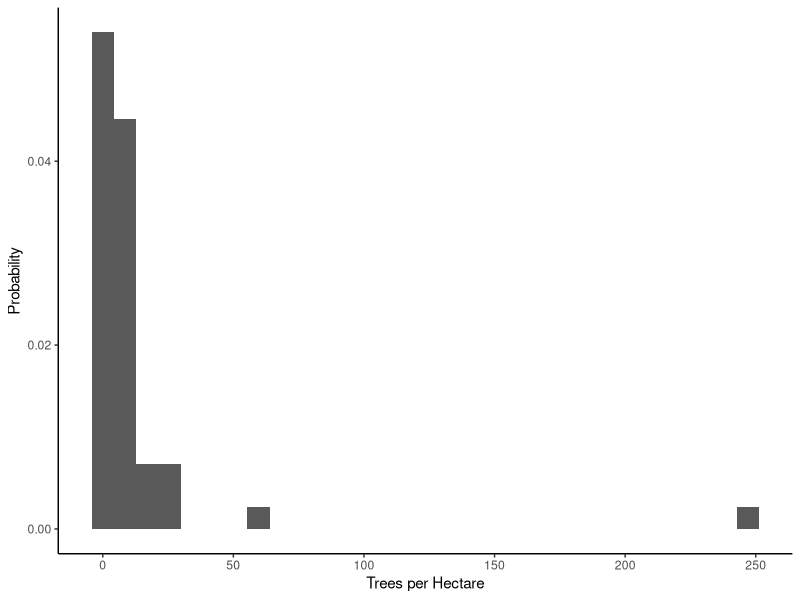
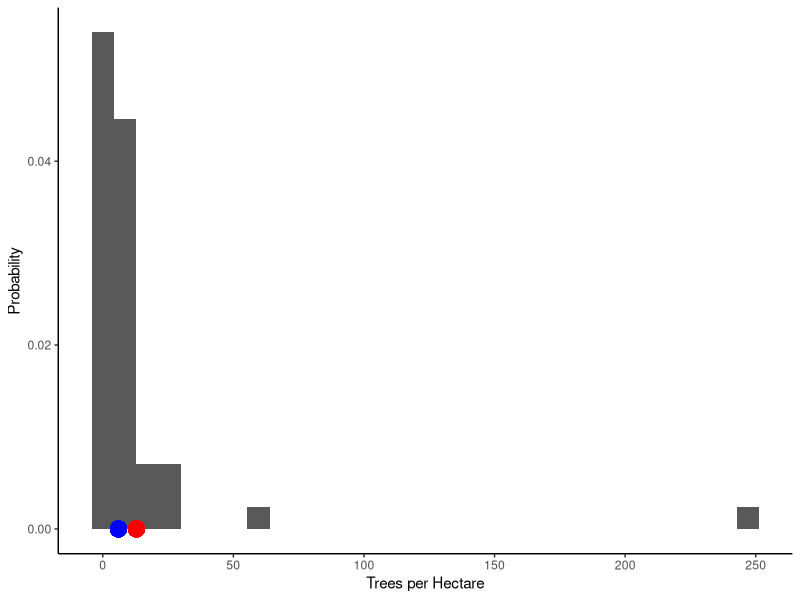
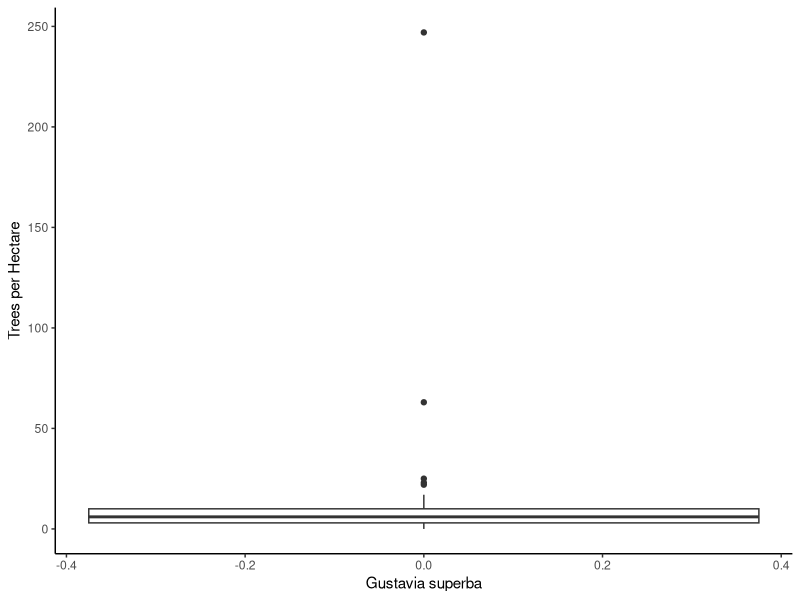
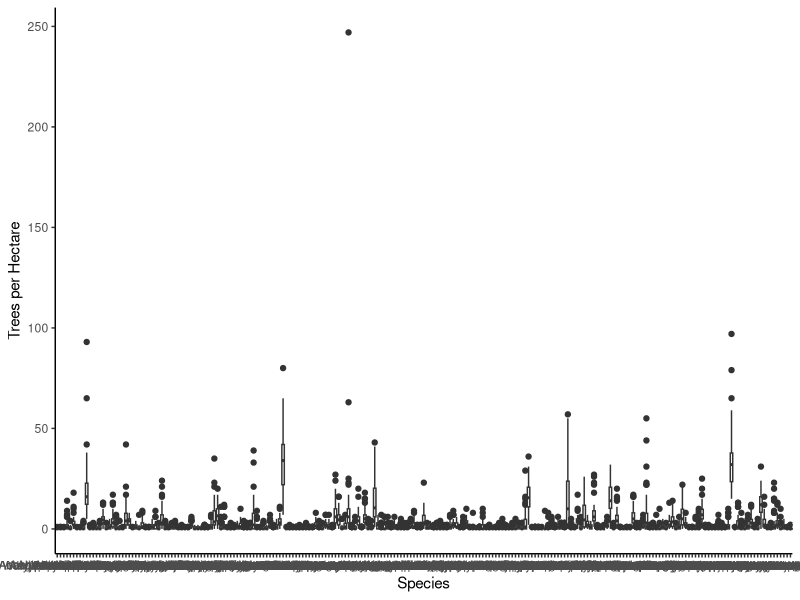
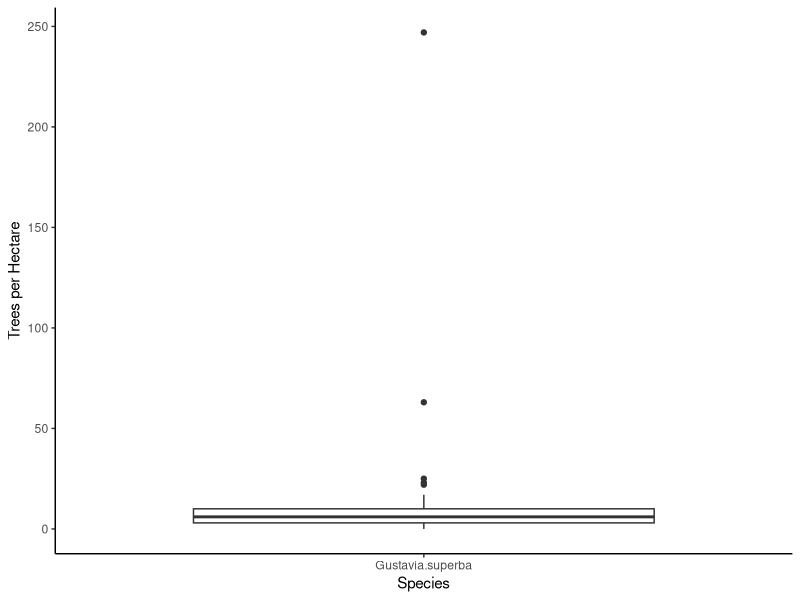

Reproduce these figures in R, in order.
## ---- chunk 1
library(dplyr)
library(tidyr)
library(vegan)
data(BCI)
## ---- chunk 2
library(ggplot2)
## ---- chunk 3
gustavia <- BCI %>%
  ggplot(aes(x=Gustavia.superba, y=..density..)) +  # density is not an actual variable in our dataset, this is so ggplot knows to plot the histogram as density (intead of frequency, for example)
  geom_histogram() +
  xlab("Trees per Hectare") +
  ylab("Probability") +
  theme_classic()
gustavia
## ---- chunk 4
mean.gustavia = mean(BCI$Gustavia.superba)
median.gustavia = median(BCI$Gustavia.superba)
y=0
## ---- chunk 5
gustavia +
  geom_point(aes(x=mean.gustavia, y=y), size=5, color="red") +
  geom_point(aes(x=median.gustavia, y=y), size=5, color="blue")
## ---- chunk 6
BCI %>%
  ggplot(aes(y=Gustavia.superba)) +
  geom_boxplot() +
  xlab("Gustavia superba") +
  ylab("Trees per Hectare") + 
  theme_classic()
## ---- chunk 7
BCI.long <- BCI %>%
  gather()

BCI.long %>%
  ggplot(aes(x=key, y=value)) +
  geom_boxplot() +
  xlab("Species") +
  ylab("Trees per Hectare") +
  theme_classic()
# way too many boxes!

# filter down
BCI.long %>%
  filter(key=="Gustavia.superba") %>%
  ggplot(aes(x=key, y=value)) +
  geom_boxplot() +
  xlab("Species") +
  ylab("Trees per Hectare") +
  theme_classic()
